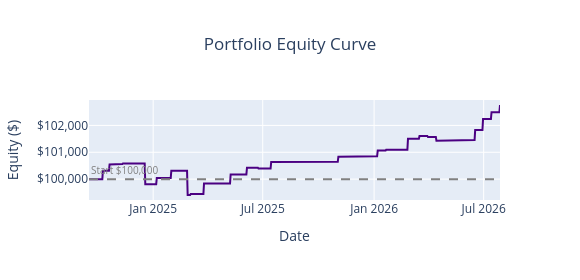

The notebook cell this image was saved under:
### Markdown cell above
### Equity Curve

### Code cell
report.plot_equity()

### Figure 1 — Plotly figure (JSON) as saved in the notebook; plotly's stock layout.template omitted (floating-point values rounded to 4 significant figures; data arrays with more than 128 entries replaced by an {"elided": "..."} marker saying what was removed)
{"data": [{"hovertemplate": "Date: %{x|%Y-%m-%d}<br>Equity: $%{y:,.0f}<extra></extra>", "line": {"color": "indigo", "width": 2}, "mode": "lines", "name": "Equity", "type": "scatter", "x": {"elided": "680 str values"}, "y": {"elided": "680 float values"}}], "layout": {"annotations": [{"font": {"color": "gray", "size": 10}, "showarrow": false, "text": "Start $100,000", "x": 0, "xanchor": "left", "xref": "x domain", "y": 100000, "yanchor": "bottom", "yref": "y"}], "height": 280, "shapes": [{"line": {"color": "gray", "dash": "dash"}, "type": "line", "x0": 0, "x1": 1, "xref": "x domain", "y0": 100000, "y1": 100000, "yref": "y"}], "title": {"text": "Portfolio Equity Curve", "x": 0.5}, "width": 580, "xaxis": {"title": {"text": "Date"}}, "yaxis": {"tickformat": "$,.0f", "title": {"text": "Equity ($)"}, "zeroline": false}}}
